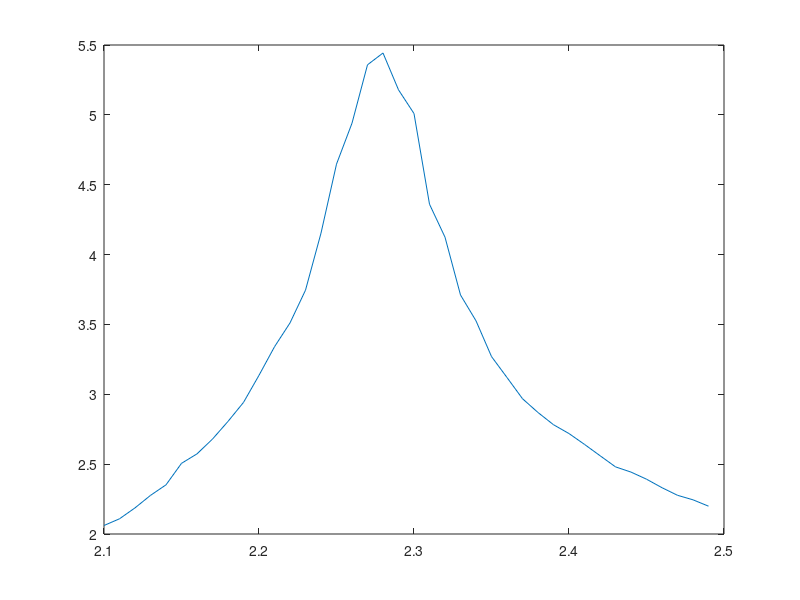

MATLAB code for this plot:
e_var = [4.32786, 4.44959, 4.63636, 4.84881, 5.03312, 5.38734, 5.55892, 5.81451, 6.11686, 6.44267, 6.89898, 7.38154, 7.79403, 8.35184, 9.30371, 10.4565, 11.1653, 12.1632, 12.4093, 11.8603, 11.5215, 10.0727, 9.56887, 8.64607, 8.25064, 7.68478, 7.36319, 7.03494, 6.82956, 6.64939, 6.52543, 6.36571, 6.19682, 6.02771, 5.9613, 5.86132, 5.73515, 5.62423, 5.5669, 5.47603, ];
m_var = [2.83249, 2.23037, 2.61712, 3.10877, 3.33938, 5.02876, 4.96413, 5.71416, 7.23147, 8.05981, 11.805, 14.5701, 17.9141, 24.3767, 49.4894, 83.6648, 118.33, 171.322, 216.463, 239.046, 240.38, 210.885, 189.779, 161.399, 138.298, 115.877, 99.0965, 80.9592, 72.936, 62.0878, 55.1709, 50.4097, 45.205, 38.445, 36.24, 35.2135, 32.571, 29.6952, 27.3097, 25.4912, ];
mean_mag = [0.860122, 0.854743, 0.848435, 0.841555, 0.835183, 0.837323, 0.829422, 0.821031, 0.810788, 0.800055, 0.786199, 0.772097, 0.755693, 0.736957, 0.70786, 0.668135, 0.627664, 0.574341, 0.509441, 0.436757, 0.388055, 0.319173, 0.287464, 0.242592, 0.223983, 0.194511, 0.176919, 0.158803, 0.145281, 0.135475, 0.126612, 0.121577, 0.113611, 0.104687, 0.101651, 0.099432, 0.0952943, 0.0899888, 0.0877768, 0.0839151, ];
temperatures = [2.1, 2.11, 2.12, 2.13, 2.14, 2.15, 2.16, 2.17, 2.18, 2.19, 2.2, 2.21, 2.22, 2.23, 2.24, 2.25, 2.26, 2.27, 2.28, 2.29, 2.3, 2.31, 2.32, 2.33, 2.34, 2.35, 2.36, 2.37, 2.38, 2.39, 2.4, 2.41, 2.42, 2.43, 2.44, 2.45, 2.46, 2.47, 2.48, 2.49, ];
test = e_var./temperatures;
plot(temperatures,test)
